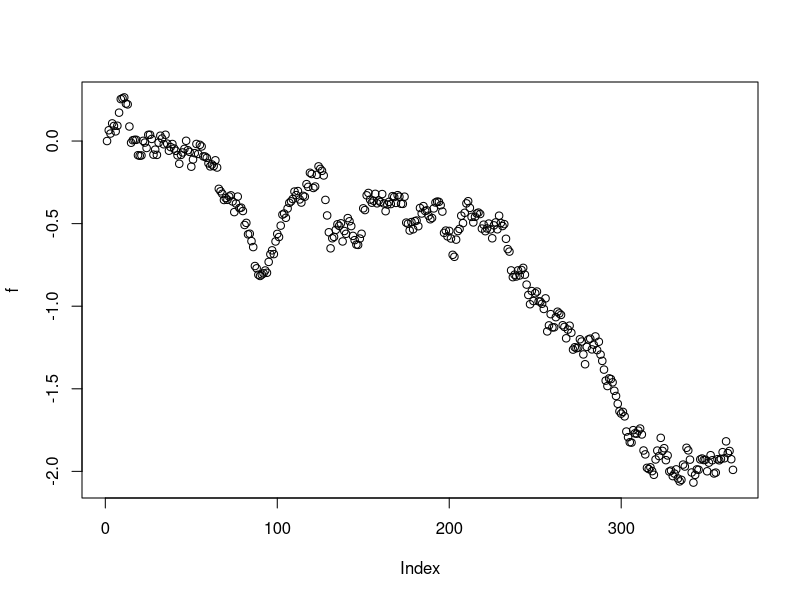
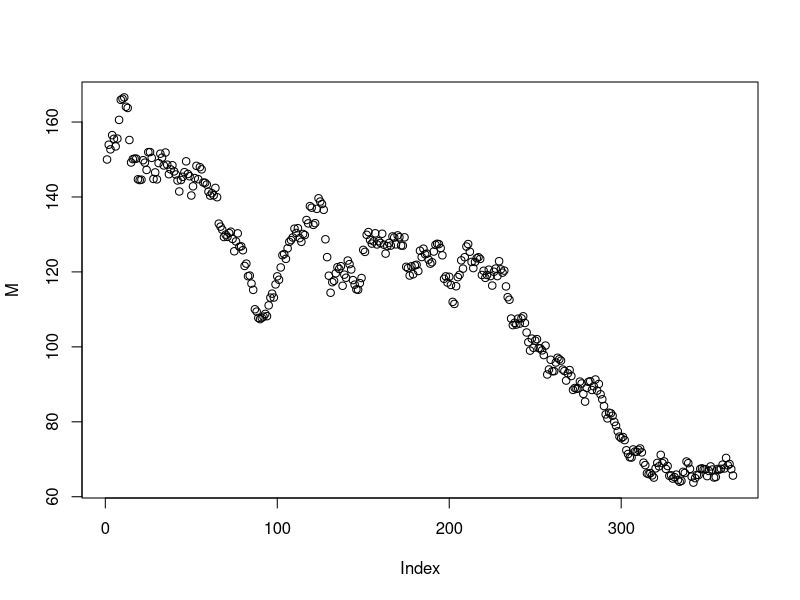

R code for these plots, in order: (Note: this script raises an error after producing the figures.)
           

#set.seed(25)
mu <- 0.05 #annual drift in M
sigma <- 0.4 #annual volatility

t=1
dt=1/365

f <- M <- rep(0, times=t/dt) #fill the q,b,f, and M vectors with zeroes
M[1]=150

jump_risk <- 1/730
jump_severity <- .4 

for(i in 2:(t/dt)){
  if (sample(seq(1,1/jump_risk), 1, replace = FALSE, prob = NULL)==1){
    f[i] <- f[i-1]-jump_severity/2 #f simulates brownian motion
  }else{
    f[i] <- f[i-1]+sqrt(dt)*rnorm(1) #f simulates brownian motion
  }
  M[i] <- M[1]*exp((mu-(sigma^2)/2)*(i*dt)+sigma*f[i]) #market cap calc based on GBM
  
}

par(mfrow=c(1,1))
plot(f)
plot(M)
plot(shift(diff(M), n=1L,fill=0)/M)